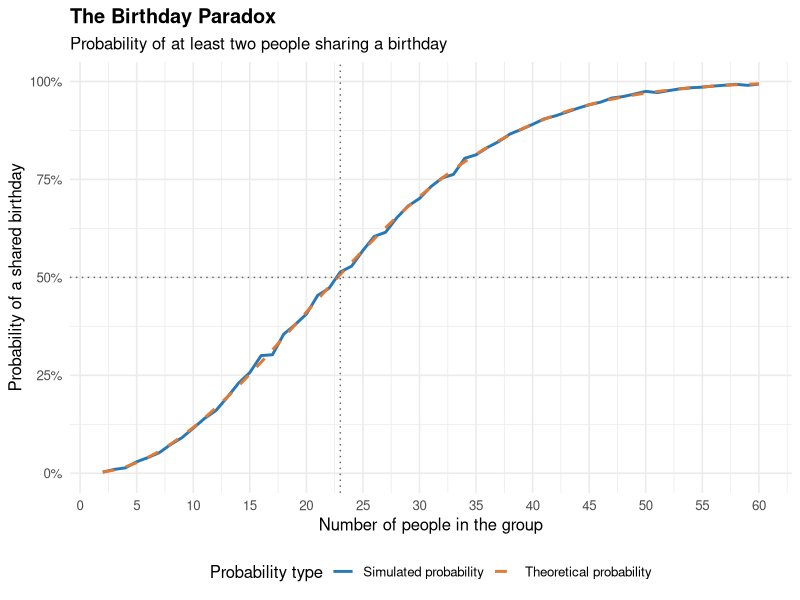

The R source for this figure:
## ---- chunk 1
library(tidyverse)
library(purrr)
library(ggplot2)
## ---- chunk 2
simulate_birthday <- function(n) {

  birthdays <- sample(
    1:365,
    size = n,
    replace = TRUE
  )

  any(duplicated(birthdays))
}
## ---- chunk 3
set.seed(123)

n_sims <- 5000

group_sizes <- 2:60

simulation_results <- map_dfr(
  group_sizes,
  function(n) {

    outcomes <- map_lgl(
      1:n_sims,
      ~ simulate_birthday(n)
    )

    tibble(
      group_size = n,
      probability = mean(outcomes)
    )
  }
)

head(simulation_results)
## ---- chunk 4
birthday_theory <- function(n) {

  probability_no_match <- prod(
    (365 - 0:(n - 1)) / 365
  )

  1 - probability_no_match
}

theoretical_results <- tibble(
  group_size = group_sizes,
  theoretical_probability = map_dbl(
    group_sizes,
    birthday_theory
  )
)

## ---- chunk 5
final_results <- left_join(
  simulation_results,
  theoretical_results,
  by = "group_size"
)

head(final_results)
## ---- chunk 6
ggplot(final_results, aes(x = group_size)) +

  geom_line(
    aes(
      y = probability,
      color = "Simulated probability"
    ),
    linewidth = 1
  ) +

  geom_line(
    aes(
      y = theoretical_probability,
      color = "Theoretical probability"
    ),
    linewidth = 1,
    linetype = "dashed"
  ) +

  geom_hline(
    yintercept = 0.5,
    color = "gray40",
    linetype = "dotted"
  ) +

  geom_vline(
    xintercept = 23,
    color = "gray40",
    linetype = "dotted"
  ) +

  scale_y_continuous(
    labels = scales::percent,
    limits = c(0, 1)
  ) +

  scale_x_continuous(
    breaks = seq(0, 60, by = 5)
  ) +

  scale_color_manual(
    name = "Probability type",
    values = c(
      "Simulated probability" = "#2878B5",
      "Theoretical probability" = "#E07A35"
    )
  ) +

  labs(
    title = "The Birthday Paradox",
    subtitle = "Probability of at least two people sharing a birthday",
    x = "Number of people in the group",
    y = "Probability of a shared birthday"
  ) +

  theme_minimal(base_size = 12) +

  theme(
    legend.position = "bottom",
    plot.title = element_text(face = "bold")
  )
## ---- chunk 7
final_results |>
  filter(group_size == 23)
